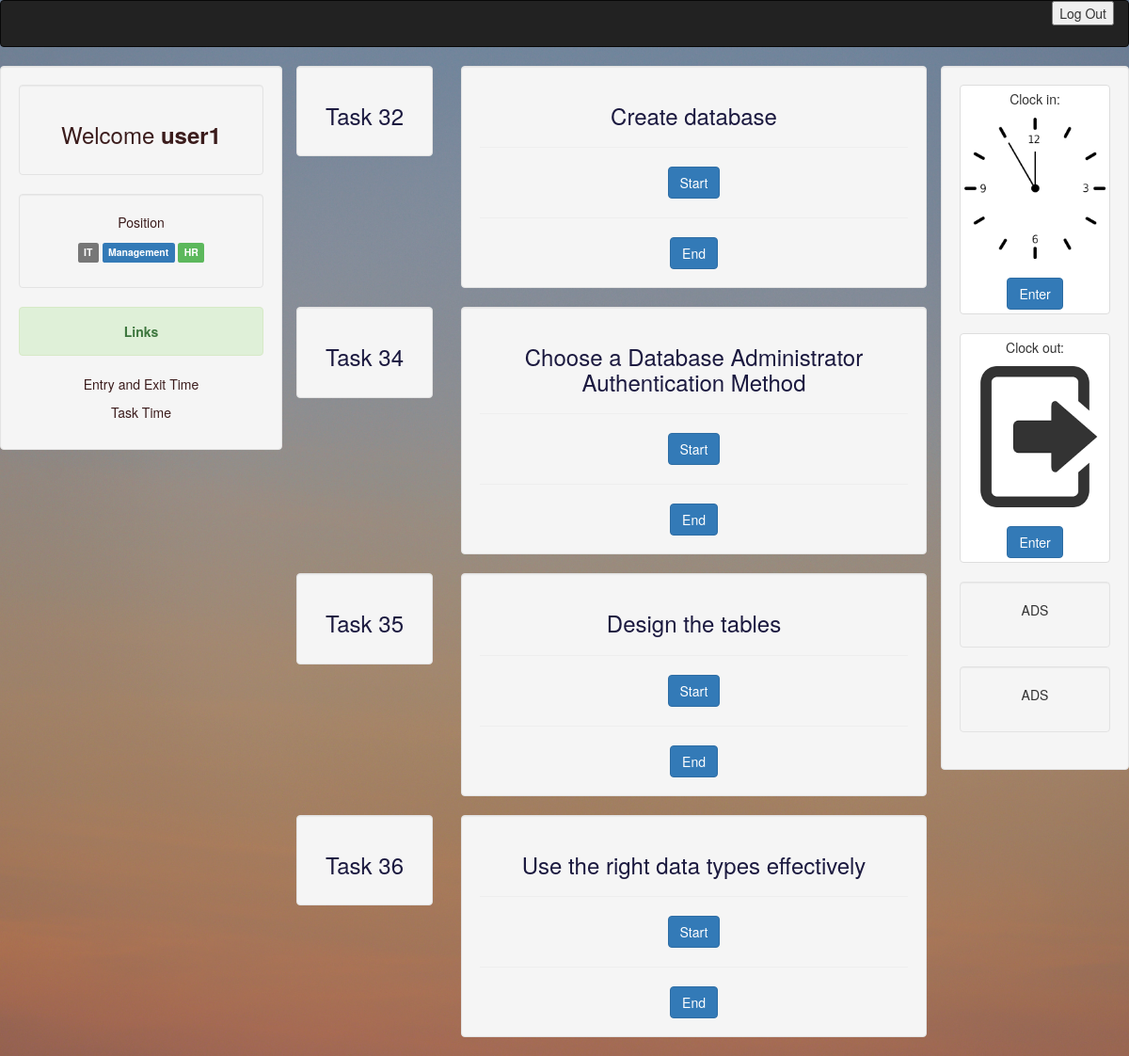
/profile.php (signed in), run on the app's committed database.
### tables this page shows
CREATE TABLE `tasks` (
  `t_id` int(11) NOT NULL,
  `e_id` int(11) NOT NULL,
  `task` text NOT NULL,
  `start_time` varchar(255) NOT NULL,
  `end_time` varchar(255) NOT NULL,
  `t_hours` int(11) NOT NULL,
  `t_hours_string` varchar(255) NOT NULL
);

### profile.php (the view, shortened to what this page needs)
<?php
include "template/dbconnection.php";
$ename=$_SESSION['username'];
$r1 = $con->query("SELECT id FROM users where name='$ename' ");
$r2 = $r1->fetch_assoc();
$r3=$r2["id"];
?>
<!DOCTYPE html>
<html lang="en">
<head>
  <link rel="stylesheet" href="https://maxcdn.bootstrapcdn.com/bootstrap/3.4.1/css/bootstrap.min.css">
  <link rel="stylesheet" type="text/css" href="style.css">
</head>
<body>
<?php include 'template/header.php'?>
<div class="container text-center">
  <div class="row">
    <div class="col-sm-3 well">
      <div class="well">
      <h3><a href="profile.php">Welcome <strong><?php echo $_SESSION['username'];?></strong>  </a></h3>
      </div>
      <div class="well">
        <p><a href="#">Position</a></p>
        <p>
          <span class="label label-default">IT</span>
          <span class="label label-primary">Management</span>
          <span class="label label-success">HR</span>
        </p>
      </div>
      <div class="alert alert-success fade in">
        <p><strong>Links</strong></p>
      </div>
      <p><a href="usertime.php">Entry and Exit Time</a></p>
      <p><a href="tasktime.php">Task Time</a></p>
    </div>
    <div class="col-sm-7">
        <?php
            $sql = "SELECT t_id,task, start_time, end_time FROM tasks where e_id='$r3' ";
            $result = $con->query($sql);
            if ($result->num_rows > 0){
                while($row = $result->fetch_assoc()) {
                    echo '<div class="row">';
                    echo '<div class="col-sm-3">';
                    echo '<div class="well">';
                    echo '<h3>Task '.$row["t_id"].'</h3>';
                    echo '</div>';
                    echo '</div>';
                    echo '<div class="col-sm-9">';
                    echo '<div class="well">';
                    echo '<h3>'.$row["task"].'</h3>';
                    echo '<hr>';
                    echo '<form action="starttask.php" method="post">';
                    echo '<button class="btn btn-primary" type="submit">Start</button>';
                    echo '</form>';
                    echo '<hr>';
                    echo '<form action="endtask.php" method="post">';
                    echo '<button class="btn btn-primary" type="submit">End</button>';
                    echo '</form>';
                    echo '</div>';
                    echo '</div>';
                    echo '</div>';
                }
            }else {
                echo "0 tasks";
            }
        ?>
    </div>
    <?php include 'template/right-sidebar.php';?>
  </div>
</div>
</body>
</html>

### style.css (style rules this page uses)
body { background: linear-gradient(rgba(0,0,70,0.2),rgba(0,0,70,0.2)),url(img/login.jpg); background-size: cover; background-position: center; }
a { color: rgb(59, 28, 28) !important; margin-top: -400px; }
h3 { color: rgb(27, 25, 63) !important; }
.container { height: 100% !important; padding: 0; }

### data on the page
tasks: t_id "32", task "Create database"
tasks: t_id "34", task "Choose a Database Administrator Authentication Method"
tasks: t_id "35", task "Design the tables"
tasks: t_id "36", task "Use the right data types effectively"

### other printed values
$_SESSION['username'] "user1"
